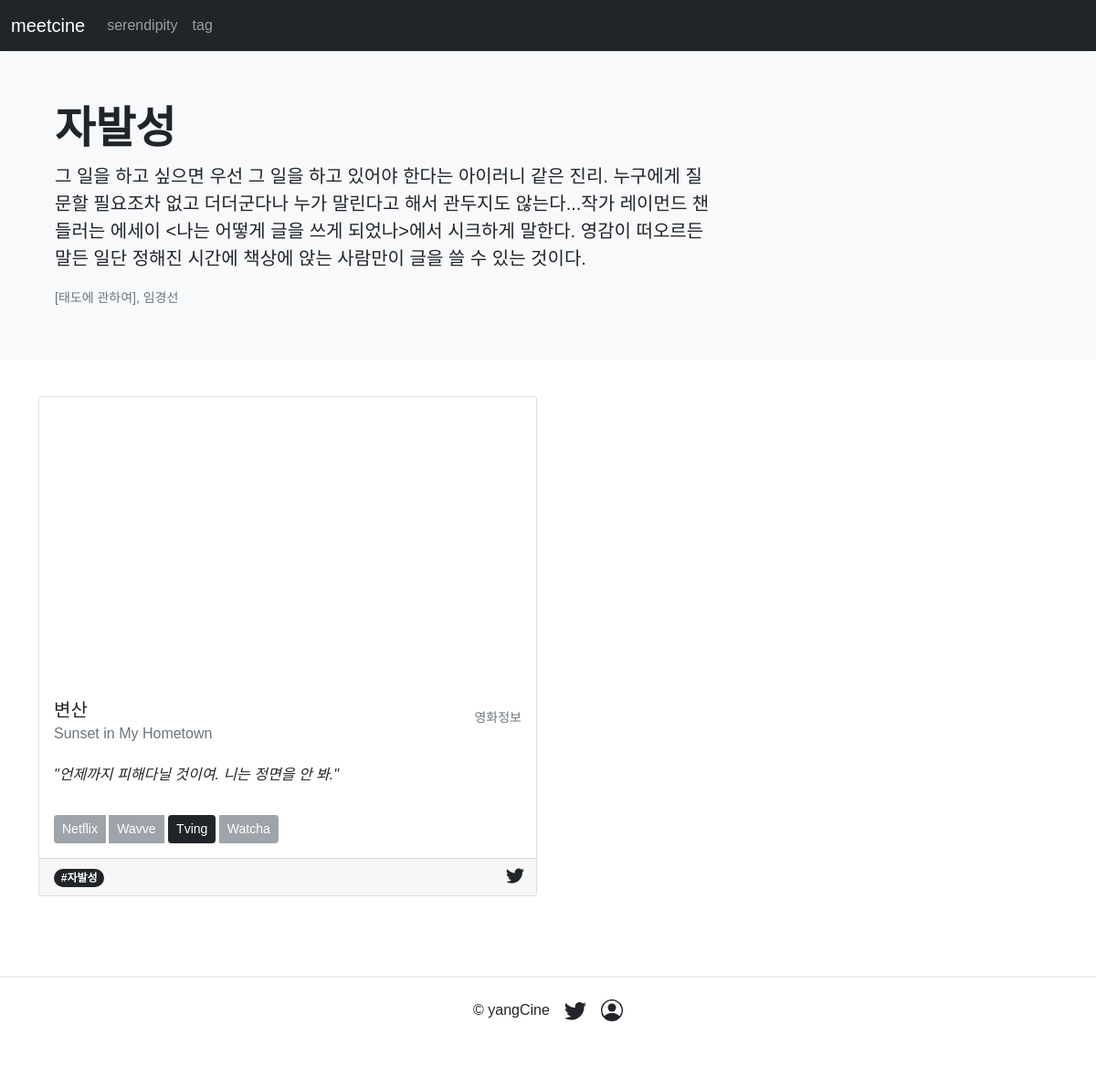
The page /affects/12 on the database its author committed.
### affects/models.py (models this page shows, shortened)
class Affect(core_models.TimeStampedModel):
    affect_kr = models.CharField(max_length=140)
    affect_en = models.CharField(max_length=140)
    description = models.TextField()
    des_source = models.CharField(max_length=140)
    definition = models.TextField(blank=True, null=True )

### movies/models.py (models this page shows, shortened)
class Movie(core_models.TimeStampedModel):
    title = models.CharField(max_length=200)
    original_title = models.CharField(max_length=200, blank=True, null=True)
    info = models.URLField()
    script = models.TextField()
    video = models.URLField()
    netflix_link = models.URLField(blank=True, null=True)
    wavve_link = models.URLField(blank=True, null=True)
    tving_link = models.URLField(blank=True, null=True)
    watcha_link = models.URLField(blank=True, null=True)
    affect = models.ManyToManyField(affects_models.Affect, blank=True)
    twitter = models.URLField(blank=True, null=True)

### affects/views.py (the view)
# urls.py: path("<int:pk>", views.affect_detail, name="detail"),
def affect_detail(request, pk):
    movie = Movie.objects.all()
    affect = models.Affect.objects.get(pk=pk)
    movies = affect.movie_set.all()
    return render(request, "affects/affect_detail.html", {"affect":affect, "movies":movies})

### templates/affects/affect_detail.html
{% extends "base.html" %}
{% block content %}
<div class="p-5 mb-4 bg-light rounded-3">
    <div class="container-fluid py-2">
    <h1 class="display-5 fw-bold">{{affect.affect_kr}}</h1>
    <p class="col-md-8 fs-5">
    {{affect.description}}
    </p>
    <small class="text-muted">{{affect.des_source}}</small>
    </div>
</div>
<div class="album mt-2 py-3">
    <div class="container">
        <div class="row row-cols-1 row-cols-md-2 g-4">
            {% for movie in movies %}
            <div class="col">
                <div class="card h-100">
                    <iframe width="100%" height="315" src="{{movie.video}}"
                        title="YouTube video player" frameborder="0"
                        allow="accelerometer; autoplay; clipboard-write; encrypted-media; gyroscope; picture-in-picture"
                        allowfullscreen></iframe>
                    <div class="card-body">
                        <h5 class="card-title">{{movie.title}}</h5>
                        <div class="position-relative">
                            <div class="position-absolute bottom-0 end-0">
                                <a href="{{movie.info}}"
                                    class="link-dark text-decoration-none text-muted">
                                    <small>영화정보</small>
                                </a>
                            </div>
                        </div>
                        <h6 class="card-subtitle mb-2 text-muted">{{movie.original_title}}</h6>
                        <p class="card-text py-3"><cite>"{{movie.script}}"</cite></p>
                        <div class="d-flex justify-content-between align-items-center">
                            <div class="btn-group">
                                {% if movie.netflix_link == Null %}
                                <button type="button"
                                        class="btn btn-sm btn-secondary disabled">Netflix</button>
                                {% else %}
                                <a href="{{movie.netflix_link}}" target='_blank'>
                                    <button type="button"
                                        class="btn btn-sm btn-dark">Netflix</button>
                                </a>
                                {% endif %}&nbsp;
                                {% if movie.wavve_link == Null %}
                                <button type="button"
                                    class="btn btn-sm btn-secondary disabled">Wavve</button>
                                {% else %}
                                <a href="{{movie.wavve_link}}" target='_blank'>
                                    <button type="button"
                                        class="btn btn-sm btn-dark">Wavve</button>
                                </a>
                                {% endif %}&nbsp;
                                {% if movie.tving_link == Null %}
                                <button type="button"
                                    class="btn btn-sm btn-secondary disabled">Tving</button>
                                {% else %}
                                <a href="{{movie.tving_link}}" target='_blank'>
                                    <button type="button"
                                        class="btn btn-sm btn-dark">Tving</button>
                                </a>
                                {% endif %}&nbsp;
                                {% if movie.watcha_link == Null %}
                                <button type="button"
                                    class="btn btn-sm btn-secondary disabled">Watcha</button>
                                {% else %}
                                <a href="{{movie.watcha_link}}" target='_blank'>
                                    <button type="button"
                                        class="btn btn-sm btn-dark">Watcha</button>
                                </a>
                                {% endif %}&nbsp;
                            </div>
                        </div>
                    </div>
                    <div class="card-footer">
                        <div class="position-absolute bottom-9 end-0">
                            <a class="link-dark text-decoration-none"
                                href="{{movie.twitter}}">
                                <svg class="bi" width="20" height="20">
                                    <use xlink:href="#twitter" />
                                </svg>
                            </a>&nbsp;&nbsp;
                        </div>
                        {% for affect in movie.affect.all %}
                        <a class="text-decoration-none" href="{% url "affects:detail" affect.pk%}">
                        <span class="badge rounded-pill bg-dark">#{{affect.affect_kr}}</span>
                        </a>
                        {% endfor %}
                    </div>
                </div>
            </div>
            {% endfor %}
        </div>
    </div>
</div>
{% endblock content %}

### static/css/styles.css (style rules this page uses)
body { font-family: 'Noto Sans KR', sans-serif; }
.bi { vertical-align: -.125em; fill: currentColor; }

### rows shown on the page
Affect: affect_kr "자발성", description "그 일을 하고 싶으면 우선 그 일을 하고 있어야 한다는 아이러니 같은 진리. 누구에게 질문할 필요조차 없고 더더군다나 누가 말린다고 해서 관두지도 않는다...작가 레이먼드 챈들러는 에세이 <나는 어떻게 글을 쓰게 되었나>에서 시크하게 말한다. 영감이 떠오르든 말든 일단 정해진 시간에 책상에 앉는 사람만이 글을 쓸 수 있는 것이다.", des_source "[태도에 관하여], 임경선"
Movie: title "변산", original_title "Sunset in My Hometown", script "언제까지 피해다닐 것이여. 니는 정면을 안 봐.", shows "Netflix", shows "Wavve", shows "Watcha"
